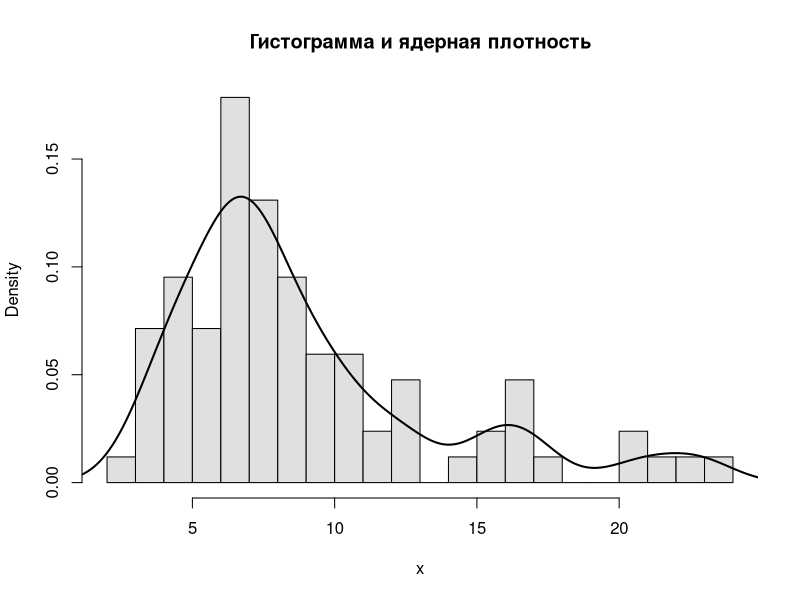
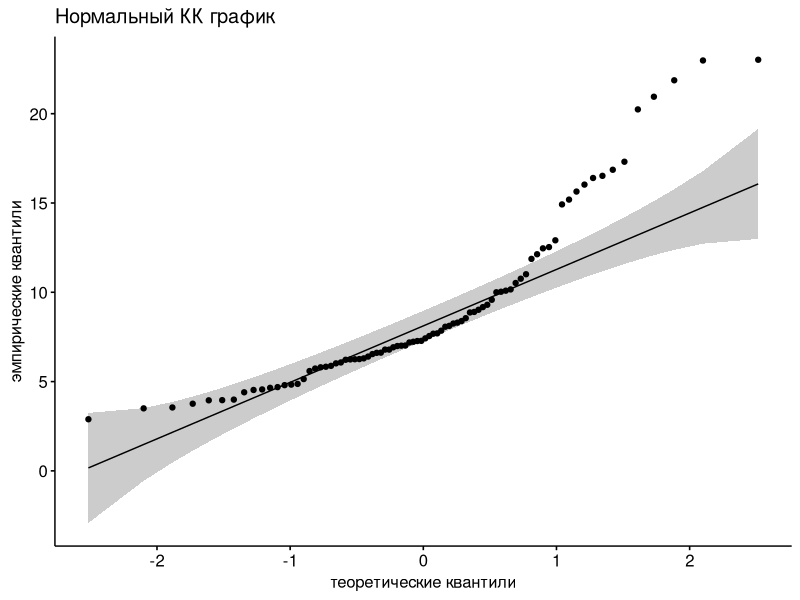
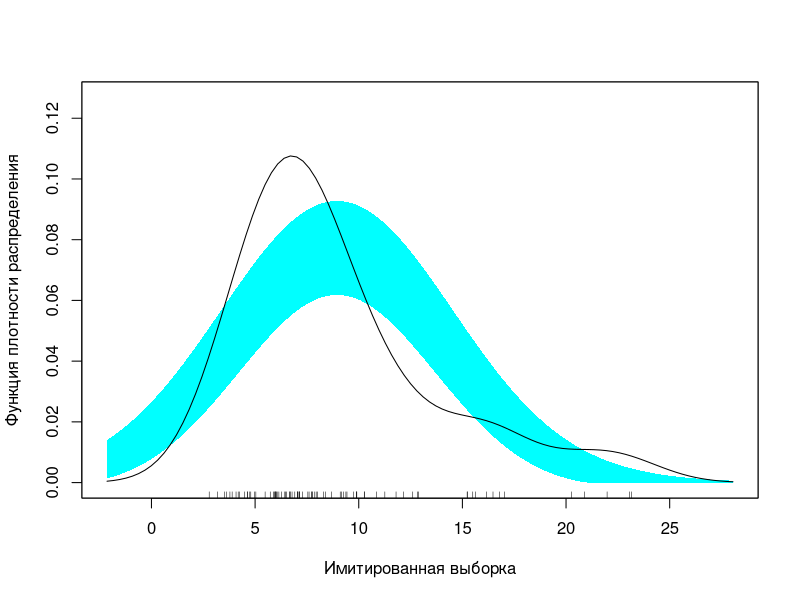

Reproduce these figures in R, in order.
# пример вектора (время оперативного реагирования)
x <- c(16.86, 16.4, 15.64, 10.03, 20.95, 9.3, 2.89, 12.46,
       17.31, 16.03, 20.24, 8.07, 12.53, 6.79, 7.01, 8.12, 6.54,
       7.55, 4.4, 7.19, 14.92, 3.99, 8.3, 21.87, 15.19, 8.39, 3.96,
       9.02, 5.14, 4.56, 4.69, 6.24, 4.83, 4.8, 5.8, 6.02, 3.95,
       10.76, 4.65, 6.07, 3.55, 5.73, 7.85, 11.87, 3.76, 7.02,
       11.01, 5.88, 8.87, 4.87, 23.02, 7.68, 9.58, 6.25, 10.09,
       6.92, 5.59, 8.55, 6.99, 6.62, 6.61, 3.5, 8.25, 12.13, 6.79,
       6.4, 6.26, 7.23, 6.22, 7.27, 7.42, 4.53, 5.83, 7.28, 10.52,
       10, 7.7, 9.17, 16.52, 6.3, 10.16, 22.98, 12.91, 8.9)

# гистограмма
hist(x, freq = FALSE, breaks = 15, col = "grey88", main = "Гистограмма и ядерная плотность")
# ядерная плотность
lines(density(x), lwd = 2)

# квантиль-квантиль график
ggpubr::ggqqplot(x, xlab = "теоретические квантили", 
                 ylab = "эмпирические квантили", 
                 title = "Нормальный КК график")

# критерий Шапиро-Уилка
shapiro.test(x)

# доверительная полоса
sm::sm.density(x, model = "Normal",
               xlab = "Имитированная выборка",
               ylab = "Функция плотности распределения")
